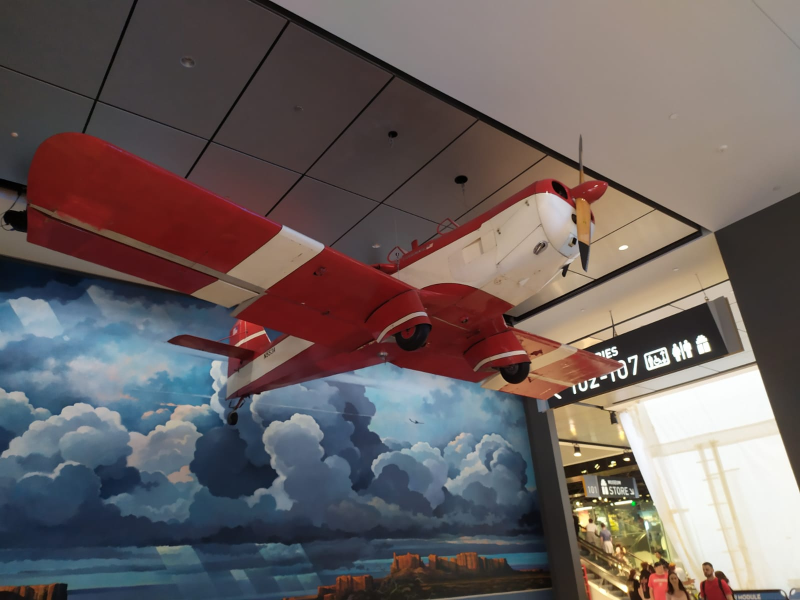
#> input picture images/image1.jpeg, 1600 x 1200 px (shown at 1/2 size)
$ python a3.py
#> lines starting #> are read from the running program, lines starting #| are printed output that depends on the picture
import cv2
import os
import numpy as np
import matplotlib.pyplot as plt
from matplotlib.widgets import Slider, Button
from utils import save_image


image_path = 'images/image1.jpeg'

#if you want images to save
save = True
image_output_name = 'result.jpeg'


script_dir = os.path.dirname(os.path.realpath(__file__))
file_name = os.path.join(script_dir, image_path)

image = cv2.imread(file_name)
#> image is the input picture: shape (1200, 1600, 3); mean B, G, R 96.4, 97.1, 107.1
image = cv2.cvtColor(image, cv2.COLOR_BGR2RGB)

# Convert image to HLS for easier manipulation
hls_image = cv2.cvtColor(image, cv2.COLOR_RGB2HLS).astype(np.float32)
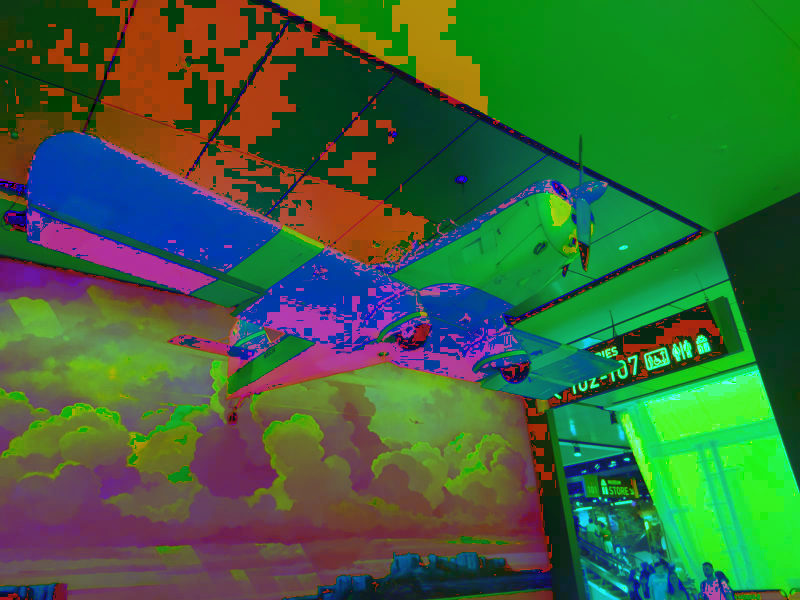
#> hls_image: shape (1200, 1600, 3) float32 (shown at 1/2 size); mean R, G, B 61, 101.8, 59.7

# Create figure and axis
fig, ax = plt.subplots()
plt.subplots_adjust(left=0.25, bottom=0.4)

# Display the initial image
img_display = ax.imshow(image)
ax.axis("off")

# Define sliders
ax_hue = fig.add_axes([0.25, 0.25, 0.65, 0.03])
hue_slider = Slider(ax=ax_hue, label="Hue", valmin=-179, valmax=179, valinit=0)

ax_saturation = fig.add_axes([0.25, 0.2, 0.65, 0.03])
sat_slider = Slider(ax=ax_saturation, label="Saturation", valmin=0.1, valmax=5, valinit=1)

ax_brightness = fig.add_axes([0.25, 0.15, 0.65, 0.03])
bright_slider = Slider(ax=ax_brightness, label="Brightness", valmin=0.1, valmax=5, valinit=1)

ax_lightness = fig.add_axes([0.25, 0.1, 0.65, 0.03])
light_slider = Slider(ax=ax_lightness, label="Lightness", valmin=0.1, valmax=5, valinit=1)


# Update function
def update(val):
    h = hue_slider.val
    s = sat_slider.val
    v = bright_slider.val
    l = light_slider.val

    # Modify HLS values
    new_hls = hls_image.copy()
    new_hls[:, :, 0] = (new_hls[:, :, 0] + h) % 180  # Hue wrapping
    new_hls[:, :, 1] = np.clip(new_hls[:, :, 1] * l, 0, 255)  # Lightness scaling
    new_hls[:, :, 2] = np.clip(new_hls[:, :, 2] * s, 0, 255)  # Saturation scaling

    # Convert back to RGB
    new_rgb = cv2.cvtColor(new_hls.astype(np.uint8), cv2.COLOR_HLS2RGB)
    new_rgb = np.clip(new_rgb * v, 0, 255).astype(np.uint8)  # Apply brightness after conversion

    img_display.set_data(new_rgb)
    fig.canvas.draw_idle()

# Connect sliders to update function
hue_slider.on_changed(update)
sat_slider.on_changed(update)
bright_slider.on_changed(update)
light_slider.on_changed(update)

# Reset
reset_ax = fig.add_axes([0.8, 0.025, 0.1, 0.04])
reset_button = Button(reset_ax, "Reset")

def reset(event):
    hue_slider.reset()
    sat_slider.reset()
    bright_slider.reset()
    light_slider.reset()

reset_button.on_clicked(reset)

def on_close(event):
    if save:
        save_image(img_display.get_array(), script_dir, image_output_name,2)

fig.canvas.mpl_connect('close_event', on_close)

plt.show()
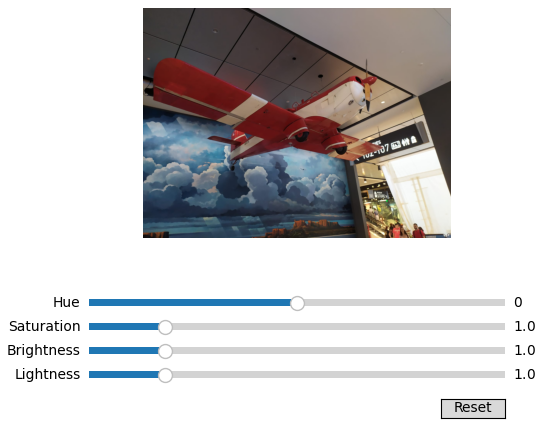
#> figure drawn by matplotlib, 5 panels

$ run again, with images/image2.jpeg copied over images/image1.jpeg
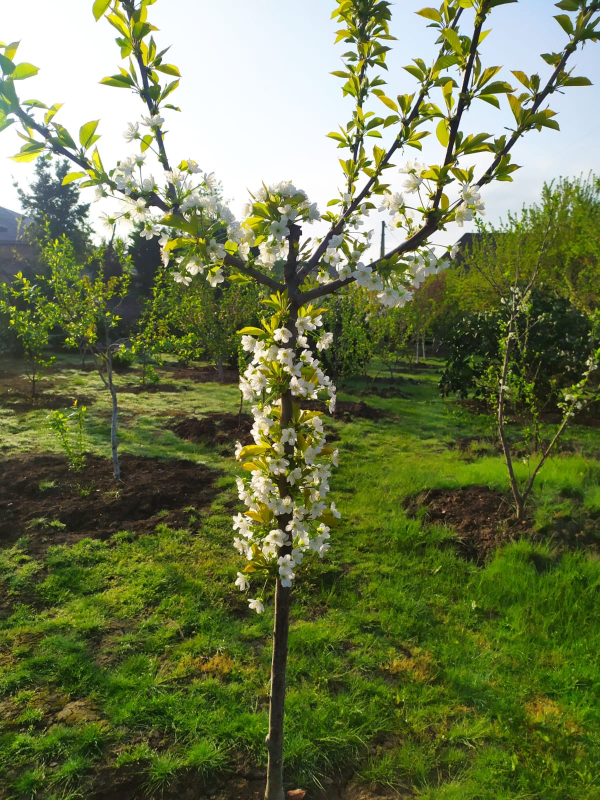
#> input picture images/image2.jpeg, 1200 x 1600 px (shown at 1/2 size)
#> image is the input picture: shape (1600, 1200, 3); mean B, G, R 78.3, 122, 111.6
#> `hls_image = cv2.cvtColor(image, cv2.COLOR_RGB2HLS).astype(np.float32)`:
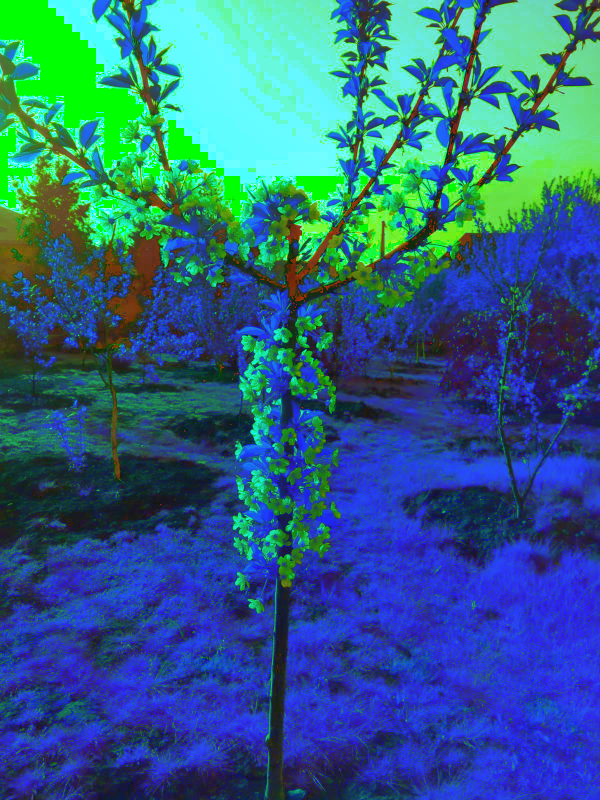
#> hls_image: shape (1600, 1200, 3) float32 (shown at 1/2 size); mean R, G, B 45.9, 100.2, 133.4

$ run again, with images/image3.jpeg copied over images/image1.jpeg
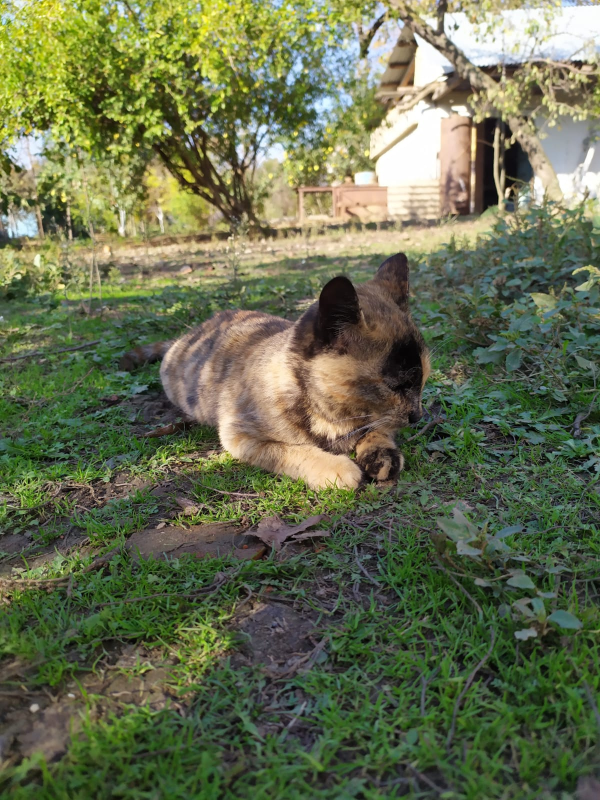
#> input picture images/image3.jpeg, 1200 x 1600 px (shown at 1/2 size)
#> image is the input picture: shape (1600, 1200, 3); mean B, G, R 79.2, 110.1, 102.8
#> `hls_image = cv2.cvtColor(image, cv2.COLOR_RGB2HLS).astype(np.float32)`:
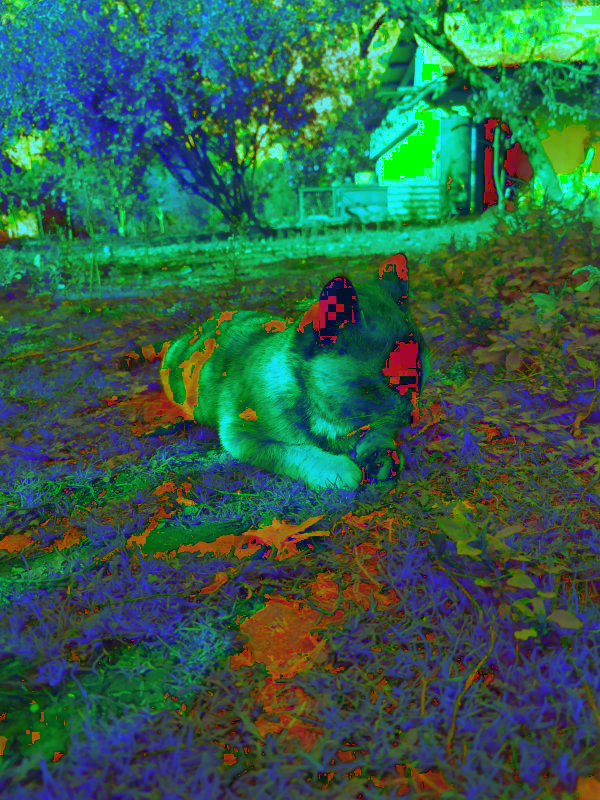
#> hls_image: shape (1600, 1200, 3) float32 (shown at 1/2 size); mean R, G, B 48.5, 96.2, 73.5

$ run again, with images/image4.jpeg copied over images/image1.jpeg
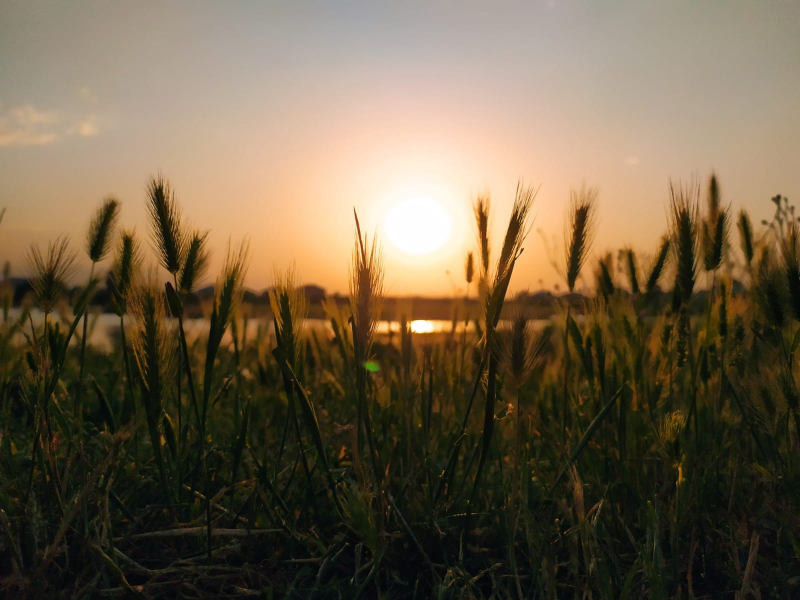
#> input picture images/image4.jpeg, 1600 x 1200 px (shown at 1/2 size)
#> image is the input picture: shape (1200, 1600, 3); mean B, G, R 72.9, 96.1, 111.3
#> `hls_image = cv2.cvtColor(image, cv2.COLOR_RGB2HLS).astype(np.float32)`:
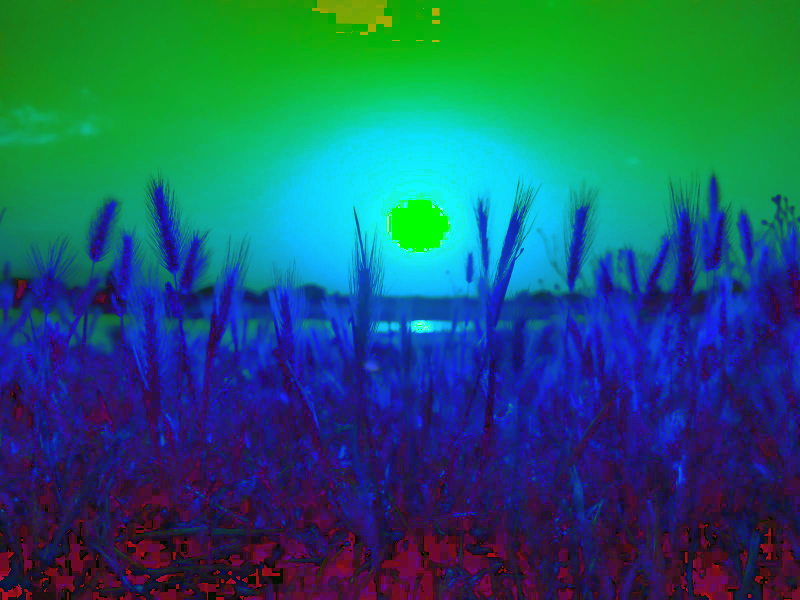
#> hls_image: shape (1200, 1600, 3) float32 (shown at 1/2 size); mean R, G, B 27.4, 92.9, 106.9
